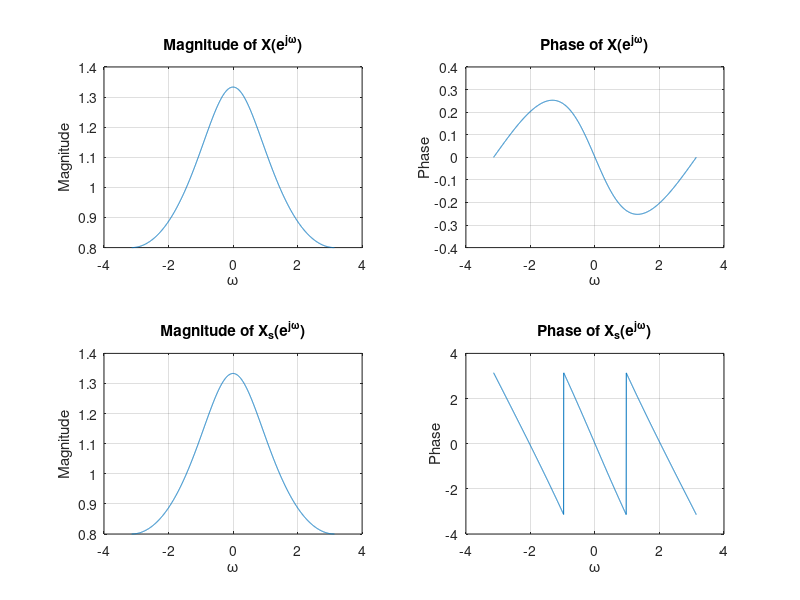

Reproduce this figure in MATLAB.
% Practical 04 - Verification of DTFT Properties
clc;
clear;
close all;
w = (-pi:(pi/1000):pi);
% DTFT of x(n) = (0.25)^n u(n)
x_dtft = 1 ./ (1 - 0.25*exp(-1j*w));
% DTFT of shifted signal (source comment says n-2; exponent uses delay 3)
x_shift_dtft = exp(-3j*w) .* x_dtft;
x_dtft_mag = abs(x_dtft);
x_dtft_phase = angle(x_dtft);
x_shift_mag = abs(x_shift_dtft);
x_shift_phase = angle(x_shift_dtft);
figure;
subplot(2,2,1);
plot(w,x_dtft_mag); grid on;
title('Magnitude of X(e^{j\omega})'); xlabel('\omega'); ylabel('Magnitude');
subplot(2,2,2);
plot(w,x_dtft_phase); grid on;
title('Phase of X(e^{j\omega})'); xlabel('\omega'); ylabel('Phase');
subplot(2,2,3);
plot(w,x_shift_mag); grid on;
title('Magnitude of X_s(e^{j\omega})'); xlabel('\omega'); ylabel('Magnitude');
subplot(2,2,4);
plot(w,x_shift_phase); grid on;
title('Phase of X_s(e^{j\omega})'); xlabel('\omega'); ylabel('Phase');
